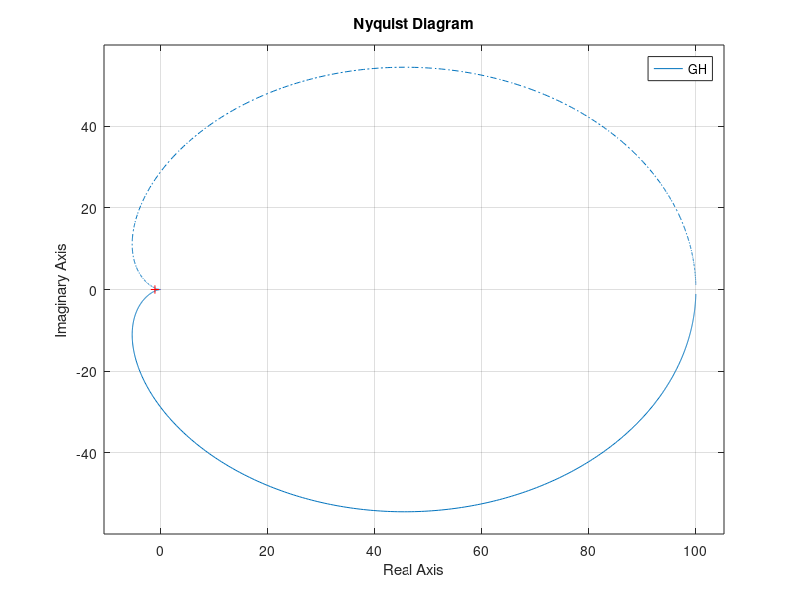
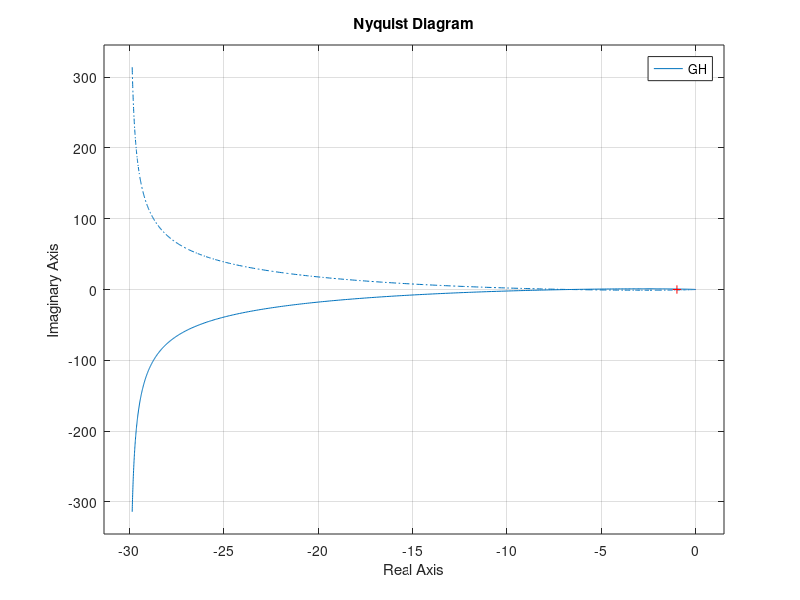
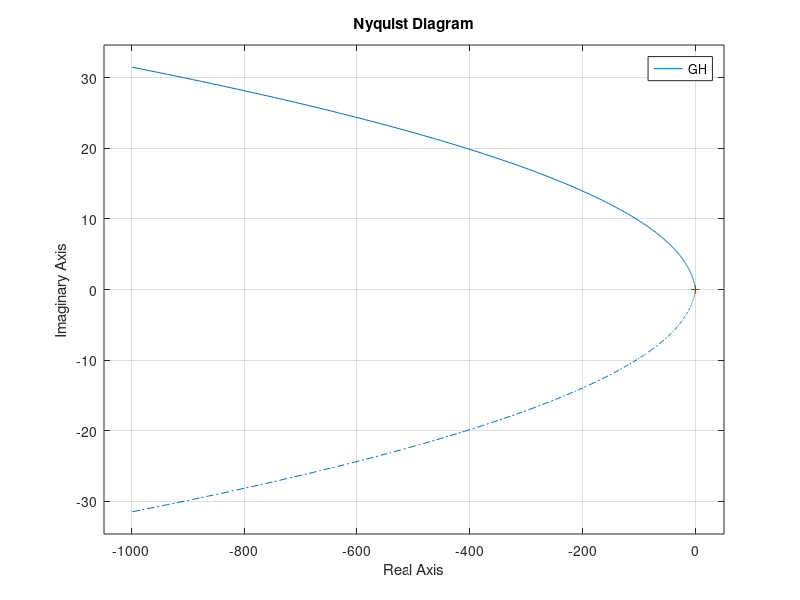

MATLAB code for these plots, in order:
% Criterio de estabilidad de Nyquist
% Ejemplo 7-14
K = 100;
T1 = 1;
T2 = 10;
GH = tf(K,conv([T1,1],[T2,1]))
figure
nyquist(GH)

% Ejemplo 7-15
K = 10;
T1 = 1;
T2 = 2;
GH = tf(K,conv([1,0],conv([T1,1],[T2,1])))
figure
nyquist(GH)

% Ejemplo 7-16
K = 1;
T1 = 2;
T2 = 1;
GH = tf(K*[T2,1],conv([1,0,0],[T1,1]))
figure
nyquist(GH)